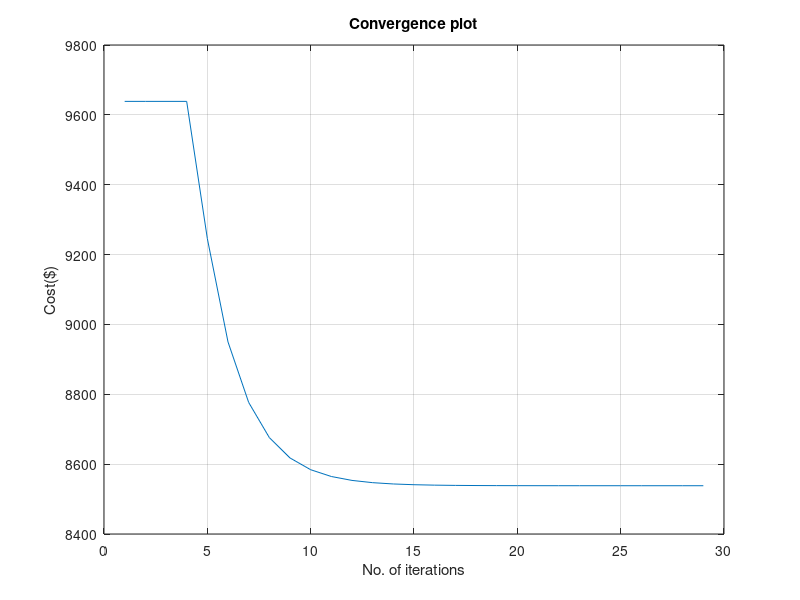

The MATLAB source for this figure:
clc
clear all
close all
data=[510 7.2 0.00142; 310 7.85 0.00194; 18 7.97 0.0482];
pmin = [150 100 50]; pmax = [600 400 200];
B1=[0.0218 0.0093 0.0028; 0.0093 0.0228 0.0017; 0.0028 0.0031 0.0015]/100;
A=data(:,1); B=data(:,2); G=data(:,3); PD=800;
L = 10; 
iter=0; f=0;
for i=1:3
 f = f + (G(i) + B(i) * B1(i,i)) / (2 * (G(i) + L * B1(i,i))^2);
end
while (1)
 iter=iter+1;
 for i=1:3
 P(i) = (L-B(i))/(2*G(i));
 if P(i)>pmax(1,i)
 P(i)=pmax(1,i);
 elseif P(i)<pmin(1,i)
 P(i)=pmin(1,i);
 end
 end
 P1gen(iter)=P(1);
 P2gen(iter)=P(2);
 P3gen(iter)=P(3);
 Loss1=0;
 for i=1:3
    for j=1:3
        Loss1=Loss1+P(i)*B1(i,j)*P(j);
    end
 end
 Loss=Loss1;
 error = PD+Loss-sum(P) ; 
 delta_L = abs(error)/f;
 Psum= sum(P);
 if abs(error) < .0001
    break;
 elseif Psum > PD+ Loss
    L=L - delta_L/2;
 elseif Psum < PD +Loss
    L=L + delta_L/2;
 end
 % cost calculation
 for i=1:3
 C(i) = A(i) + (B(i) * P(i)) + (G(i) * (P(i)^2));
 end
 Cost(iter)=sum(C); Lambda(iter) = L; Totalloss(iter)=Loss;
end
fprintf('iter lambda P1 P2 P3 Total_Cost($/hr)\n');
for m = 1:min(iter, length(Lambda))
 fprintf('%d %f ', m, Lambda(m));
 fprintf('%f %f %f ', P1gen(m), P2gen(m), P3gen(m));
 fprintf('%f\n', Cost(m));
end
plot(Cost); xlabel('No. of iterations'); ylabel ('Cost($)'); 
title ('Convergence plot'); grid on;
